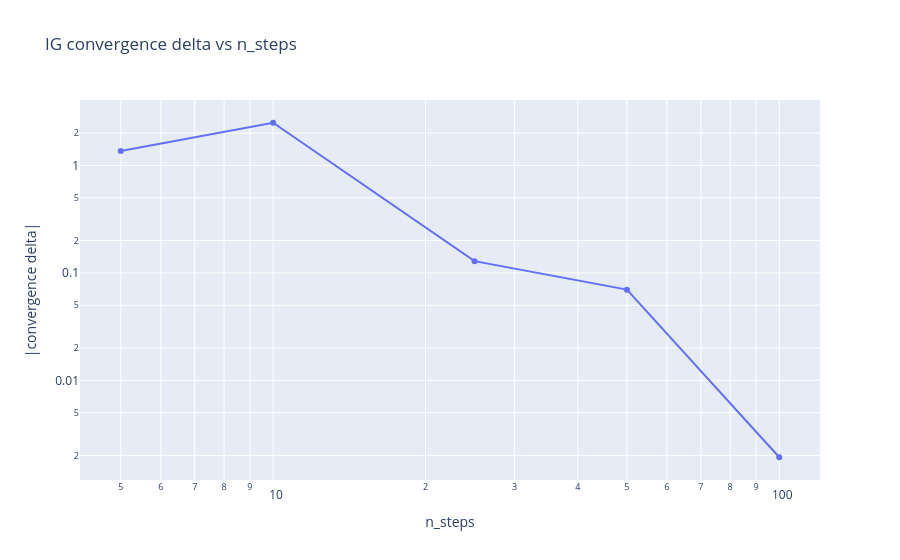
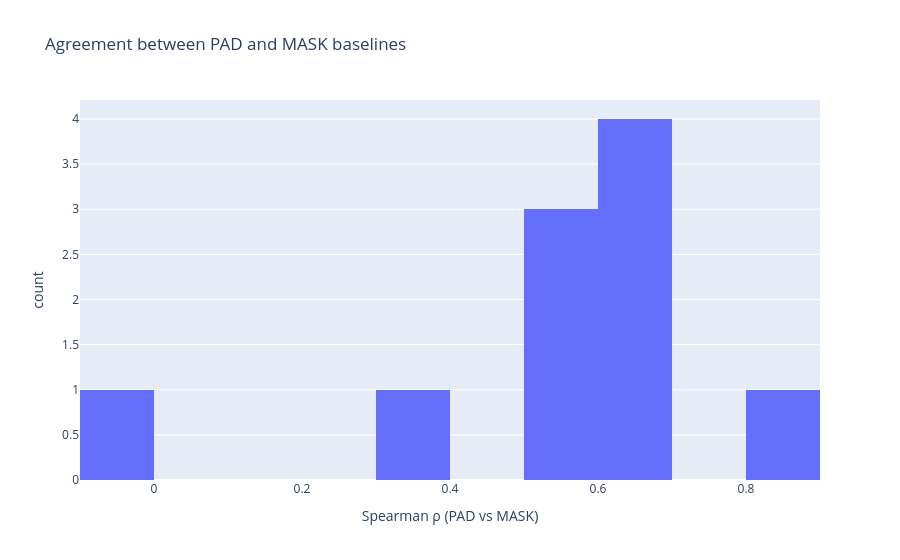

The notebook cell these images were saved under, in order:
### Markdown cell above
### Q10 *(8 marks)* — Two IG experiments
**(a)** For `amb_text`, plot **|δ| vs `n_steps`** for `[5, 10, 25, 50, 100]` (log-log axes).
**(b)** For the first **10 tweets** of `demo_df` (each explained for its predicted emotion), compute the **Spearman correlation** between word scores using the **PAD** and the **MASK** baseline. Print the mean and draw a histogram/strip plot.

<details><summary>🔑 <b>Hint</b> (click to open)</summary>

<code>spearmanr(a, b)[0]</code> gives ρ. Use <code>np.nanmean</code> in case a score vector is constant.
</details>

### Code cell
# ✏️ Q10 — YOUR CODE HERE
# (a) |delta| vs n_steps
steps = [5, 10, 25, 50, 100]
deltas = [explain_ig(amb_text, amb_top1, n_steps=n)["delta"] for n in steps]
print(dict(zip(steps, np.round(deltas, 5))))
px.line(x=steps, y=deltas, markers=True, log_x=True, log_y=True,
        labels={"x": "n_steps", "y": "|convergence delta|"}, title="IG convergence delta vs n_steps").show()

# (b) PAD vs MASK baseline: Spearman correlation on the first 10 tweets
rhos = []
for t, p in zip(demo_df.text[:10], demo_df.pred[:10]):
    a_ = explain_ig(t, int(p), baseline="PAD")["scores"]
    b_ = explain_ig(t, int(p), baseline="MASK")["scores"]
    rhos.append(spearmanr(a_, b_)[0])
print("Spearman PAD vs MASK per tweet:", np.round(rhos, 2))
print(f"Mean Spearman = {np.nanmean(rhos):.3f}")
px.histogram(x=rhos, nbins=10, labels={"x": "Spearman ρ (PAD vs MASK)"},
             title="Agreement between PAD and MASK baselines").show()

### Figure 1 — Plotly figure (JSON) as saved in the notebook; plotly's stock layout.template omitted (floating-point values rounded to 4 significant figures)
{"data": [{"hovertemplate": "n_steps=%{x}<br>|convergence delta|=%{y}<extra></extra>", "legendgroup": "", "line": {"color": "#636efa", "dash": "solid"}, "marker": {"symbol": "circle"}, "mode": "lines+markers", "name": "", "orientation": "v", "showlegend": false, "type": "scatter", "x": [5, 10, 25, 50, 100], "xaxis": "x", "y": [1.367, 2.499, 0.1287, 0.06986, 0.001922], "yaxis": "y"}], "layout": {"legend": {"tracegroupgap": 0}, "title": {"text": "IG convergence delta vs n_steps"}, "xaxis": {"anchor": "y", "domain": [0, 1], "title": {"text": "n_steps"}, "type": "log"}, "yaxis": {"anchor": "x", "domain": [0, 1], "title": {"text": "|convergence delta|"}, "type": "log"}}}

### Figure 2 — Plotly figure (JSON) as saved in the notebook; plotly's stock layout.template omitted (floating-point values rounded to 4 significant figures)
{"data": [{"bingroup": "x", "hovertemplate": "Spearman ρ (PAD vs MASK)=%{x}<br>count=%{y}<extra></extra>", "legendgroup": "", "marker": {"color": "#636efa", "pattern": {"shape": ""}}, "name": "", "nbinsx": 10, "orientation": "v", "showlegend": false, "type": "histogram", "x": [0.8352, 0.5805, 0.693, 0.3727, 0.619, -0.0774, 0.55, 0.55, 0.666, 0.6536], "xaxis": "x", "yaxis": "y"}], "layout": {"barmode": "relative", "legend": {"tracegroupgap": 0}, "title": {"text": "Agreement between PAD and MASK baselines"}, "xaxis": {"anchor": "y", "domain": [0, 1], "title": {"text": "Spearman ρ (PAD vs MASK)"}}, "yaxis": {"anchor": "x", "domain": [0, 1], "title": {"text": "count"}}}}
